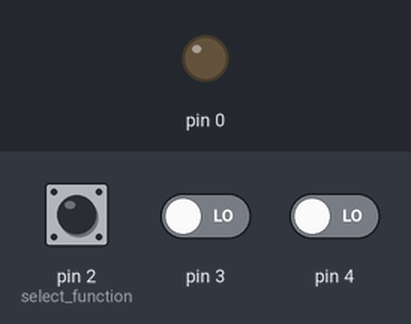
This sketch was run on a simulated Arduino Uno, built with avr-gcc and run on an emulated ATmega328P. Parts: output pins drawn as LEDs (lit = HIGH). Inputs (shaded band) come from the test bench; at power-on: pin 3 LOW, pin 4 LOW, pin 2 (select_function) LOW.

Above: at 1.2 s.
1.3 s: pin 3 driven HIGH
At 1.8 s:
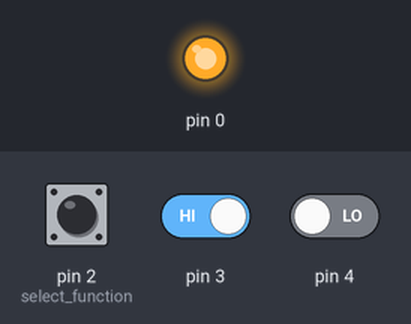
2.8 s: pin 3 driven LOW
At 4.0 s:
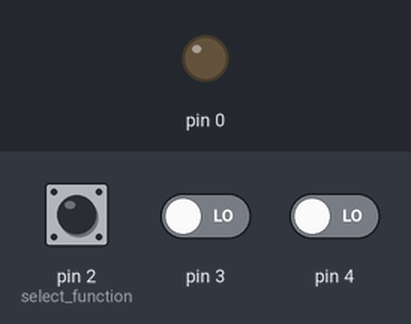
4.3 s: pin 4 driven HIGH
At 5.3 s:
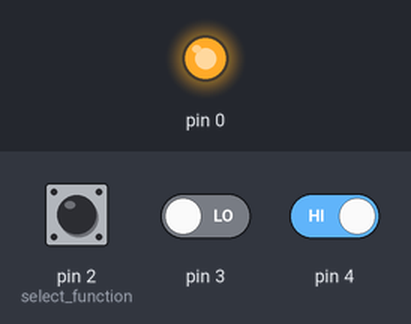
Timing chart, 0 to 7.3 s (numbered marks = the images above; inputs shaded):
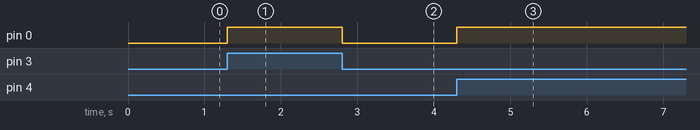

The sketch:

AND.ino
```cpp
/*
AND OR

  modified 11 November 2015
  by Scott Fitzgerald
 */

void setup() {
  // put your setup code here, to run once:
  pinMode(0, OUTPUT);
  pinMode(3, INPUT);
  pinMode(4, INPUT);
  pinMode(2, INPUT);  //select function
}

void loop() {
  // put your main code here, to run repeatedly:
  if (digitalRead(2) == 1) // AND Mode
  {

    digitalWrite(0,(digitalRead(3))&&(digitalRead(4)));
  }
  else  //OR Mode
  {
    digitalWrite(0,(digitalRead(3))||(digitalRead(4)));
  }
}
```

Measured:
- after the input at 1.3 s, pin 0: LOW → HIGH at once
- after the input at 2.8 s, pin 0: HIGH → LOW at once
- after the input at 4.3 s, pin 0: LOW → HIGH at once
